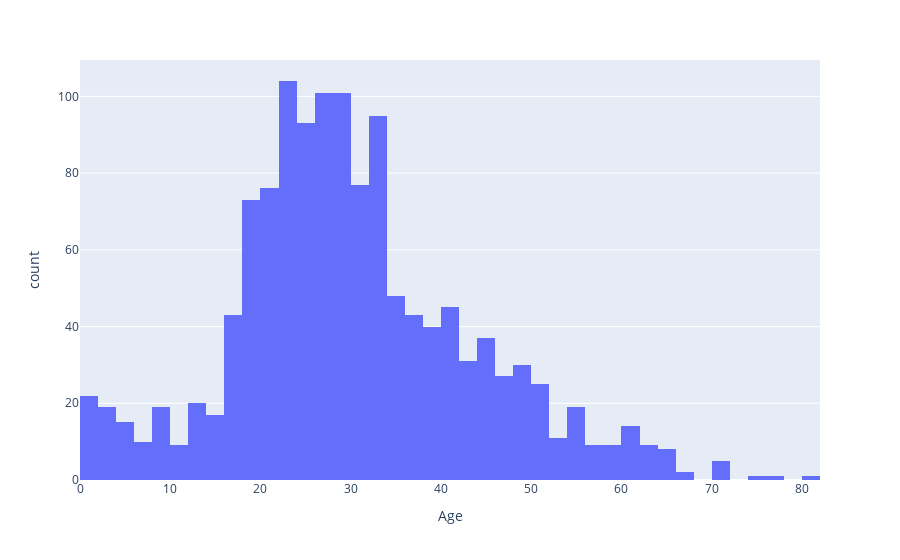

Notebook cell for this chart:
### Code cell
px.histogram(data_frame=titanic,
             x='Age',
             nbins=50)

### Figure 1 — Plotly figure (JSON) as saved in the notebook; plotly's stock layout.template omitted (floating-point values rounded to 4 significant figures; data arrays with more than 128 entries replaced by an {"elided": "..."} marker saying what was removed)
{"data": [{"alignmentgroup": "True", "bingroup": "x", "hoverlabel": {"namelength": 0}, "hovertemplate": "Age=%{x}<br>count=%{y}", "legendgroup": "", "marker": {"color": "#636efa"}, "name": "", "nbinsx": 50, "offsetgroup": "", "orientation": "v", "showlegend": false, "type": "histogram", "x": {"elided": "1309 float values"}, "xaxis": "x", "yaxis": "y"}], "layout": {"barmode": "relative", "legend": {"tracegroupgap": 0}, "margin": {"t": 60}, "xaxis": {"anchor": "y", "domain": [0, 1], "title": {"text": "Age"}}, "yaxis": {"anchor": "x", "domain": [0, 1], "title": {"text": "count"}}}}
